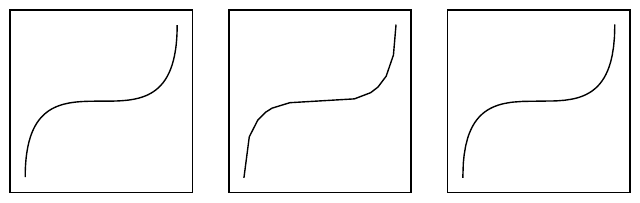

This figure's Python source:
# -*- coding: utf-8 -*-
import matplotlib.pyplot as plt
from matplotlib.path import Path
import matplotlib.patches as patches
import numpy as np
from math import sin, cos, pi
import math

if 0:
    # 0.1 degree radians looks almost smooth
    
    fig = plt.figure()

    nx = 5
    ny = 5
    n = nx*ny
    for i in range(n):

        angle = pi*i/n
        x0 = -1
        y0 = 0
        x1 = 0
        y1 = 0
        x2 = x1 + cos(angle)
        y2 = y1 + sin(angle)
        
        ax = fig.add_subplot(ny, nx, i + 1)
        ax.set_title("%.1f deg, %.3f rad"%(angle/pi*180, angle))
        ax.set_xlim(-1.1, 1.1)
        ax.set_ylim(-1.1, 1.1)
        ax.plot([x0, x1, x2], [y0, y1, y2])

    plt.show()

def bezier_at(p, t):
    s = 1 - t
    x = s*s*s*p[0][0] + 3.0*s*s*t*p[1][0] + 3.0*s*t*t*p[2][0] + t*t*t*p[3][0]
    y = s*s*s*p[0][1] + 3.0*s*s*t*p[1][1] + 3.0*s*t*t*p[2][1] + t*t*t*p[3][1]
    return list(zip(x, y, t))

def angle_between(a, b, c):
    abx = b[0] - a[0]
    aby = b[1] - a[1]
    ab = math.sqrt(abx*abx + aby*aby)
    abx /= ab
    aby /= ab
    acx = c[0] - b[0]
    acy = c[1] - b[1]
    ac = math.sqrt(acx*acx + acy*acy)
    acx /= ac
    acy /= ac
    dot = abx*acx + aby*acy
    return math.acos(dot)

def discard_unnecessary_points(points, max_err):
    
    while len(points) > 3:
        err, i = min(
            (angle_between(a, b, c), i)
            for a, b, c, i in zip(points, points[1:], points[2:], range(1, len(points)+1)))

        old_points = points

        # remove point with smallest error
        points = points[:i] + points[i+1:]
        
        err = max(
            angle_between(a, b, c)
            for a, b, c, i in zip(points, points[1:], points[2:], range(1, len(points)+1)))
        
        if err > max_err:
            # error exceeded
            # restore points which had less error
            return old_points

def approximate_bezier(p, max_err, n=100):
    # first approximation
    points = bezier_at(p, np.linspace(0, 1, n))

    for _ in range(100):
        # add some random points
        random_points = bezier_at(p, np.random.random(10))
        points.extend(random_points)
        points.sort(key=lambda p:p[2])
        # discard the bad ones
        points = discard_unnecessary_points(points, max_err)
    
    return points


if 0:
    p = np.array([
        (0.3, 0.0),
        (1.0, 1.0),
        (0.0, 1.0),
        (0.7, 0.0),
    ])
    
    points = approximate_bezier(p, 0.1)
    
    errs = list(
        angle_between(a, b, c)
        for a, b, c, i in zip(points, points[1:], points[2:], range(1, len(points)+1)))

    print("mean:", np.mean(errs))
    print("max:", np.max(errs))
    print("stddev:", np.std(errs))
    print("points:", len(points))
    print("max diff:", np.max(errs - np.mean(errs)))
    
    x, y, t = zip(*points)
    plt.plot(x, y, 'o-')
    plt.show()

control_points = np.array([
    (0.0, 0.0),
    (0.0, 1.0),
    (1.0, 0.0),
    (1.0, 1.0),
])

commands = [
    Path.MOVETO,
    Path.CURVE4,
    Path.CURVE4,
    Path.CURVE4,
]

path = Path(control_points, commands)

fig = plt.figure()
ax = fig.add_subplot(1, 3, 1)
#ax.set_title('Bézier curve'.decode('utf-8'))
patch = patches.PathPatch(path, facecolor='none')
ax.add_patch(patch)

def draw_common(control_points):
    """
    xs, ys = zip(*control_points)
    ax.plot(xs, ys, 'x--', lw=1, color='gray', ms=10)
    
    ax.text(+0.05, +0.00, 'P0')
    ax.text(+0.10, +1.00, 'P1')
    ax.text(+0.85, +0.00, 'P2')
    ax.text(+0.90, +1.00, 'P3')
    """

    ax.set_aspect(1)

    ax.xaxis.set_visible(False)
    ax.yaxis.set_visible(False)
    
    ax.set_xlim(-0.1, 1.1)
    ax.set_ylim(-0.1, 1.1)

draw_common(control_points)

ax = fig.add_subplot(1, 3, 2)

points = approximate_bezier(control_points, 20*pi/180)
x, y, t = zip(*points)
#ax.set_title(("%d segments, 20°"%(len(points) - 1)).decode('utf-8'))
plt.plot(x, y, color='black')

draw_common(control_points)

ax = fig.add_subplot(1, 3, 3)

points = approximate_bezier(control_points, 5*pi/180)
x, y, t = zip(*points)
#ax.set_title(("%d segments, 5°"%(len(points) - 1)).decode('utf-8'))
plt.plot(x, y, color='black')

draw_common(control_points)

#plt.show()
plt.savefig("bezier_segments.pdf", bbox_inches="tight")
